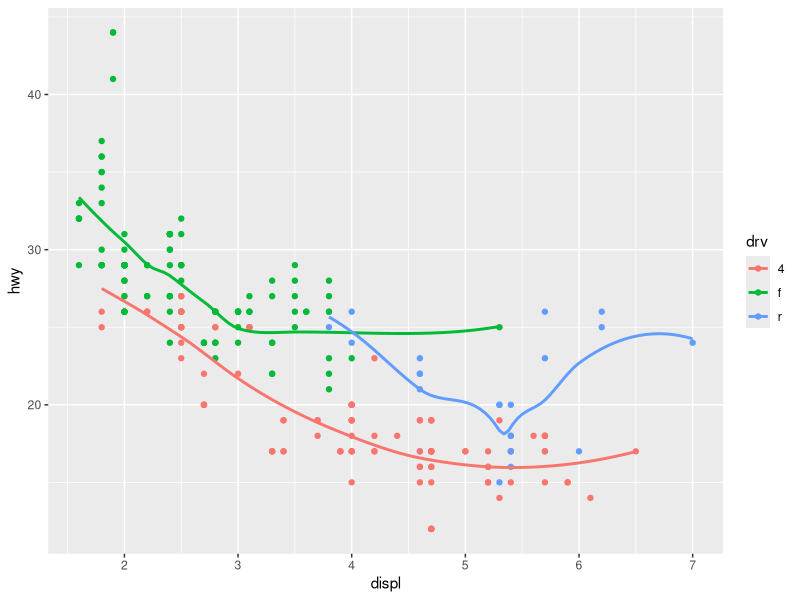
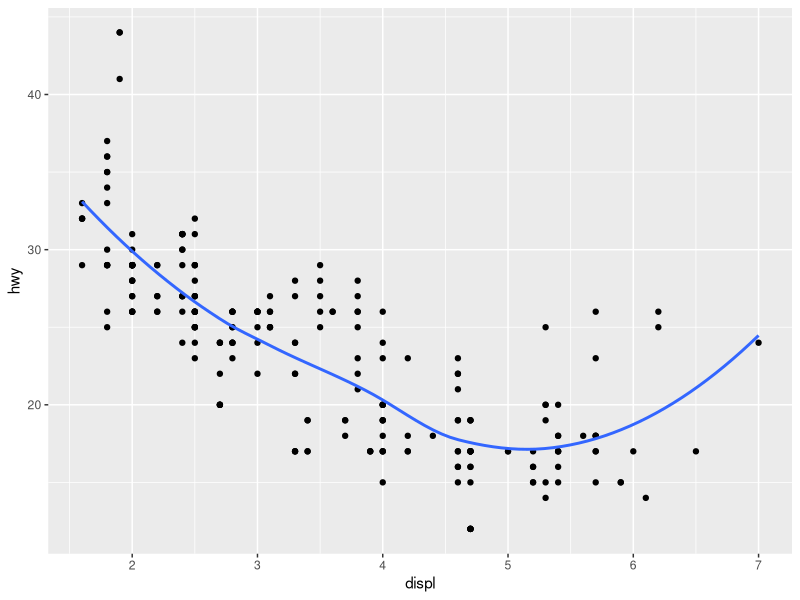
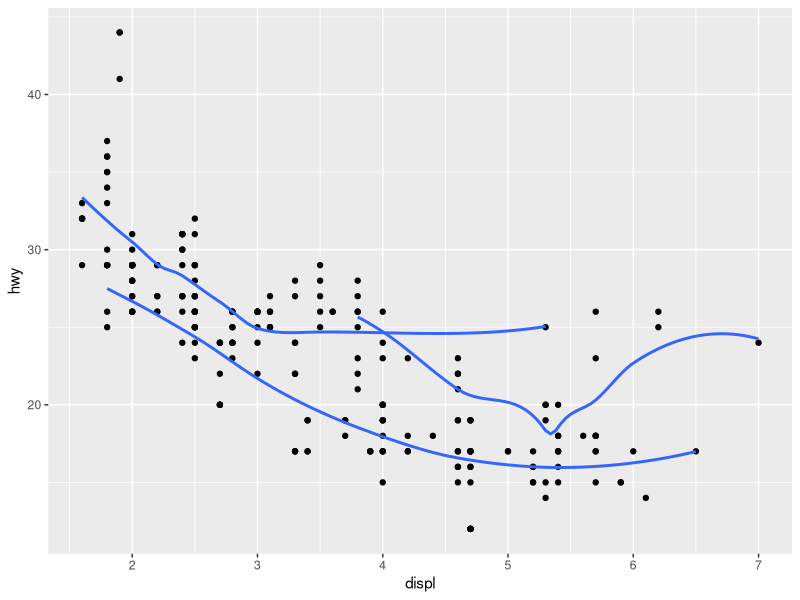
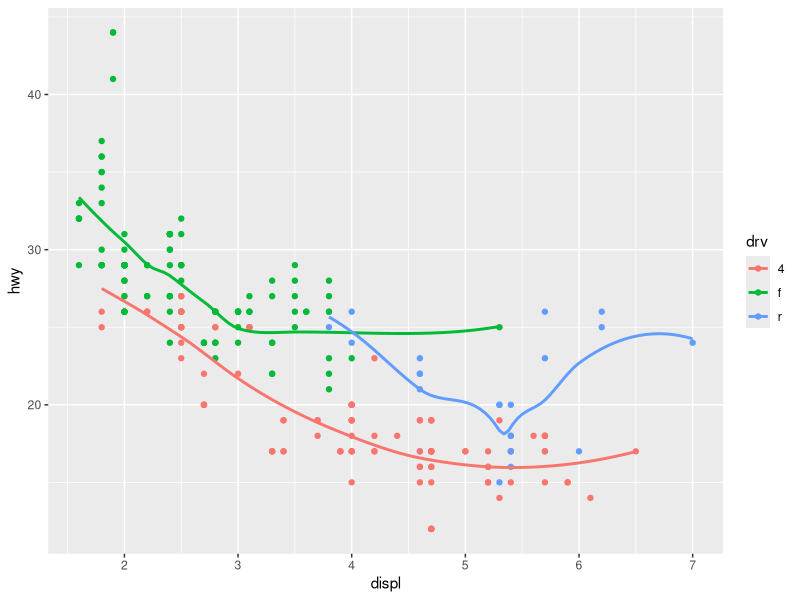
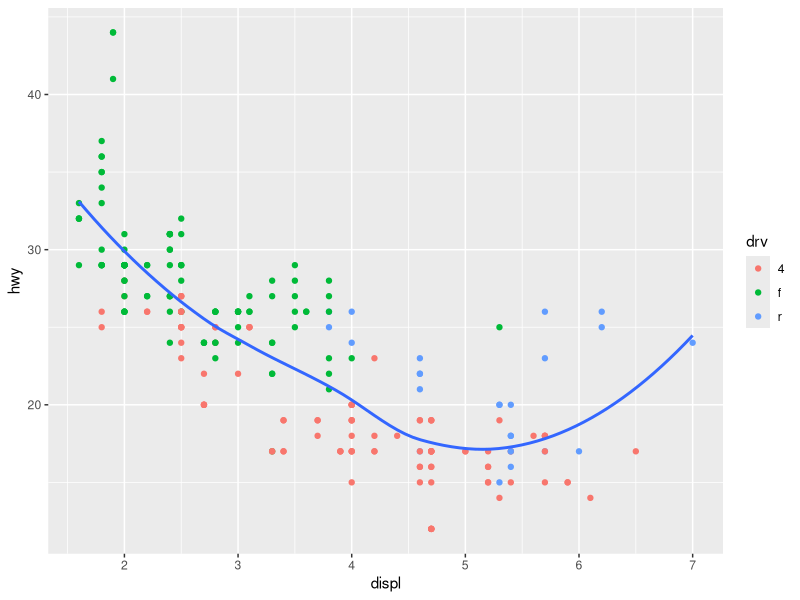
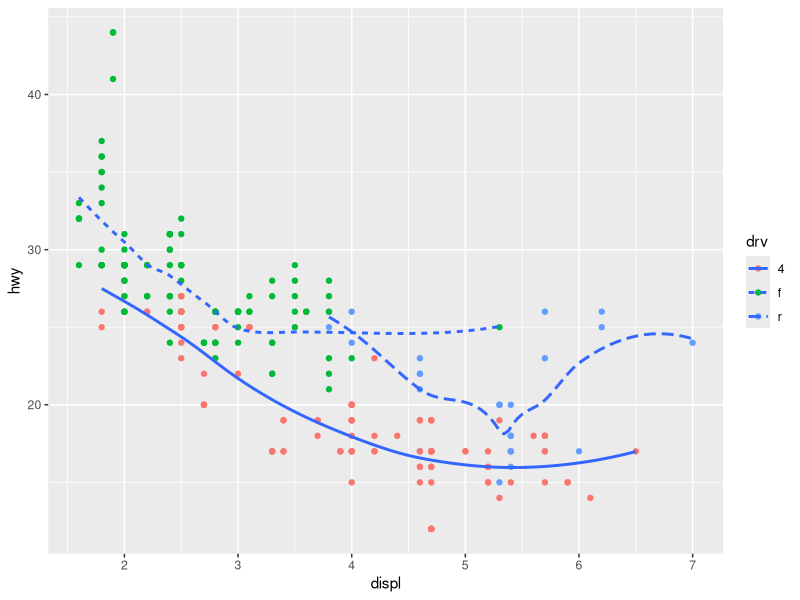
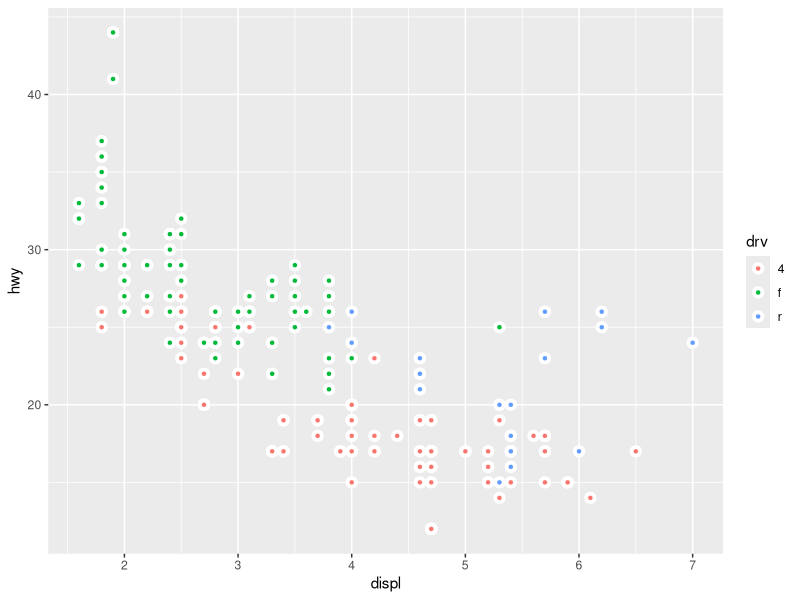
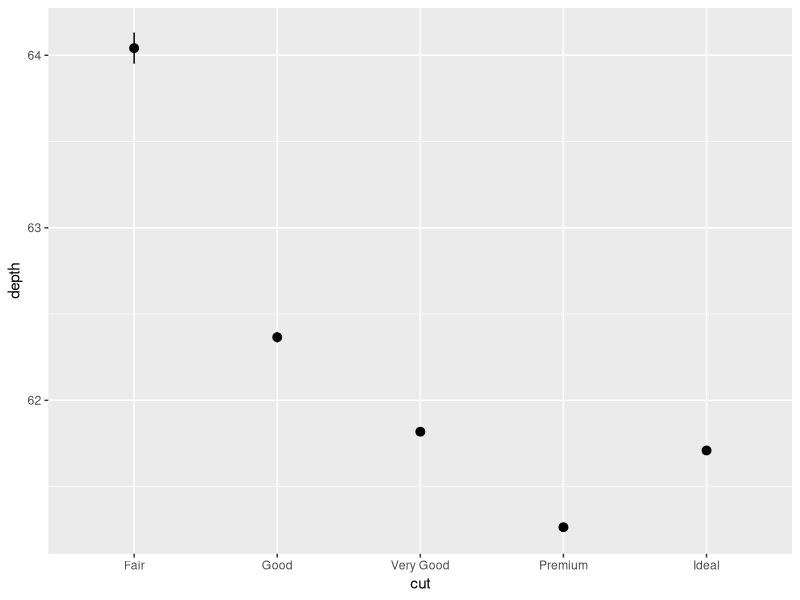

Write the R code that produced these figures, in order.
## ---- chunk 1
knitr::opts_chunk$set(echo = TRUE)
library(ggplot2)
## ---- chunk 2
ggplot(data = mpg, mapping = aes(x = displ, y = hwy, color = drv)) + 
  geom_point() + 
  geom_smooth(se = FALSE)
## ---- chunk 3
ggplot(data = mpg, mapping = aes(x = displ, y = hwy)) + 
  geom_point() +
  geom_smooth(se = FALSE)
## ---- chunk 4
ggplot(data = mpg, mapping = aes(x = displ, y = hwy)) + 
  geom_point() +
  geom_smooth(se = FALSE, mapping = aes(group = drv))
## ---- chunk 5
ggplot(data = mpg, mapping = aes(x = displ, y = hwy, color = drv)) + 
  geom_point() +
  geom_smooth(se = FALSE)
## ---- chunk 6
ggplot(data = mpg, mapping = aes(x = displ, y = hwy)) + 
  geom_point(mapping = aes(color = drv)) +
  geom_smooth(se = FALSE)
## ---- chunk 7
ggplot(data = mpg, mapping = aes(x = displ, y = hwy)) + 
  geom_point(mapping = aes(color = drv)) +
  geom_smooth(se = FALSE, mapping = aes(linetype = drv))
## ---- chunk 8
ggplot(data = mpg, mapping = aes(x = displ, y = hwy)) + 
  geom_point(mapping = aes(fill = drv), color = "white", stroke = 2, shape = 21)
## ---- chunk 9
ggplot(data = diamonds) + 
  geom_pointrange(
        mapping = aes(x = cut, y = depth), 
        stat = "summary",
        fun.ymin = min,
        fun.ymax = max,
        fun.y = median)
    
## ---- chunk 10
ggplot(data = diamonds) + 
  geom_col(mapping = aes(cut, depth))
ggplot(data = diamonds) + 
  geom_bar(mapping = aes(cut))
## ---- chunk 11
ggplot(data = diamonds) + 
  geom_bar(mapping = aes(x = cut, y = ..prop..))
ggplot(data = diamonds) + 
  geom_bar(mapping = aes(x = cut, fill = color, y = ..prop..))
ggplot(data = diamonds) + 
  geom_bar(mapping = aes(x = cut, y = ..prop.., group = 1))
## ---- chunk 12
ggplot(data = mpg, mapping = aes(x = cty, y = hwy)) + 
  geom_point()
## ---- chunk 13
ggplot(data = mpg, mapping = aes(x = cty, y = hwy)) + 
  geom_point(position = "jitter")
## ---- chunk 14
ggplot(data = mpg, mapping = aes(x = cty, y = hwy)) + 
  geom_jitter(width = 2)
ggplot(data = mpg, mapping = aes(x = cty, y = hwy)) + 
  geom_jitter(height = 6)
## ---- chunk 15
ggplot(data = mpg, mapping = aes(x = cty, y = hwy)) + 
  geom_count()
## ---- chunk 16
ggplot(data = mpg, mapping = aes(x= class, y = hwy, fill = drv)) +
  geom_boxplot()
ggplot(data = mpg, mapping = aes(x= class, y = hwy, fill = drv)) +
  geom_boxplot(position = "identity")
## ---- chunk 17
ggplot(data = mpg, mapping = aes(x = class, fill = drv)) +
  geom_bar()
ggplot(data = mpg, mapping = aes(x = class, fill = drv)) +
  geom_bar() +
  coord_polar()
## ---- chunk 18
ggplot(data = mpg, mapping = aes(x = cty, y = hwy)) +
  geom_point() + 
  geom_abline() +
  coord_fixed()
## ---- chunk 19
library(tidyverse)

ggplot(data = mpg) + 
  geom_point(mapping = aes(x = displ, y = hwy))

filter(mpg, cyl == 8)
filter(diamonds, carat > 3)
